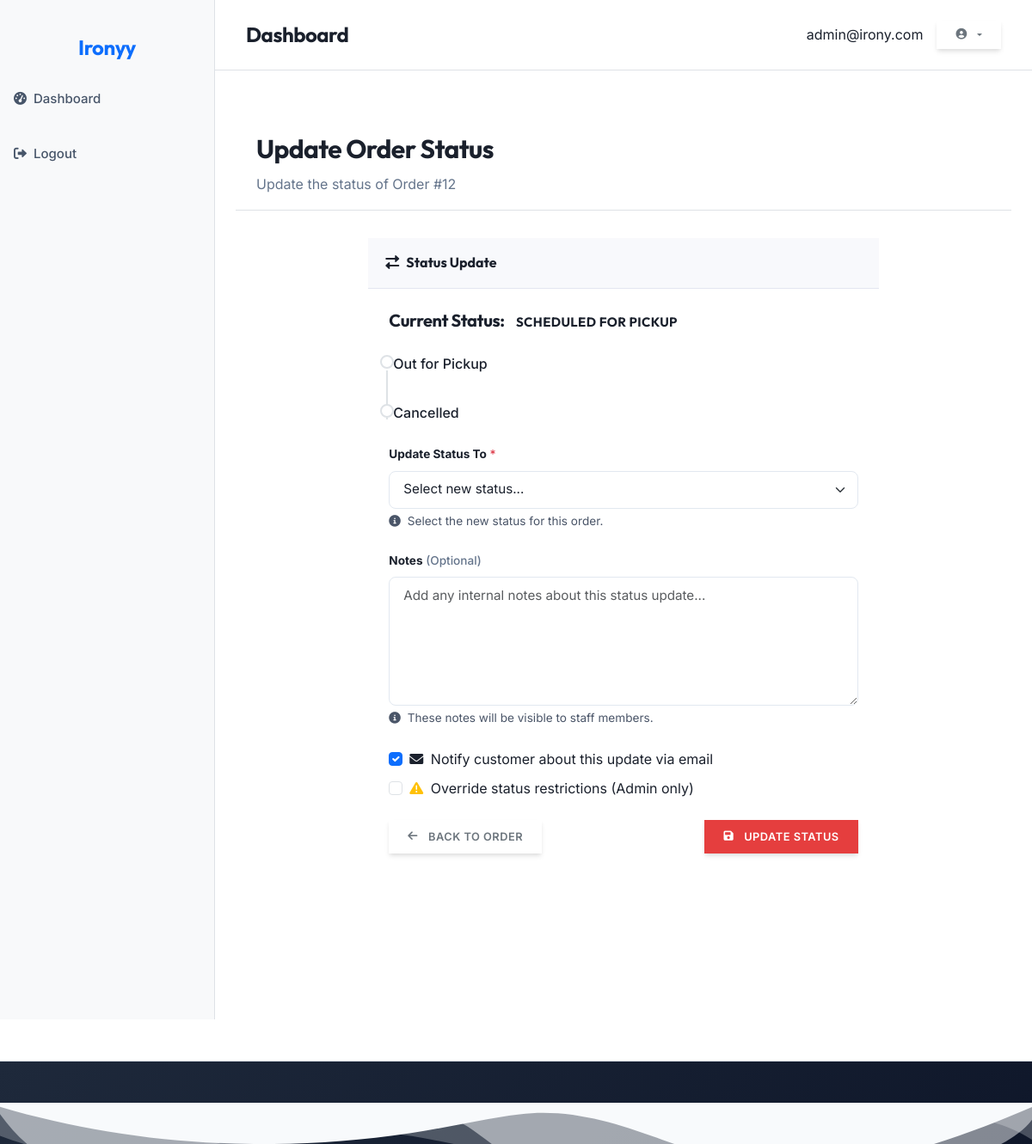
/dashboard/order/12/update-status/ (signed in), run on the app's committed database.
### accounts/models.py (models this page shows, shortened)
class User(AbstractUser):
    class Role(models.TextChoices):
        CUSTOMER = 'CUSTOMER', _('Customer')
        PRESS = 'PRESS', _('Press Person')
        DELIVERY = 'DELIVERY', _('Delivery Partner')
        ADMIN = 'ADMIN', _('Admin')
    username = None
    email = models.EmailField(
        _('email address'),
        unique=True,
        error_messages={
            'unique': _('A user with that email already exists.'),
        },
    )
    role = models.CharField(
        _('user role'),
        max_length=20,
        choices=Role.choices,
        default=Role.CUSTOMER,
        help_text=_('Designates the role of the user in the system.')
    )
    phone_regex = RegexValidator(
        regex=r'^\+?1?\d{9,15}$',
        message=_("Phone number must be entered in the format: '+999999999'. Up to 15 digits allowed.")
    )
    phone_number = models.CharField(
        _('phone number'),
        validators=[phone_regex],
        max_length=17,
        blank=True,
        null=True,
        help_text=_('Enter a valid phone number (e.g., +1234567890)')
    )
    is_active = models.BooleanField(
        _('active'),
        default=True,
        help_text=_(
            'Designates whether this user should be treated as active. '
            'Unselect this instead of deleting accounts.'
        ),
    )
    email_verified = models.BooleanField(
        _('email verified'),
        default=False,
        help_text=_('Designates whether this user has verified their email address.')
    )
    date_joined = models.DateTimeField(_('date joined'), default=timezone.now)
    last_login = models.DateTimeField(_('last login'), blank=True, null=True)
    updated_at = models.DateTimeField(_('updated at'), auto_now=True)
    USERNAME_FIELD = 'email'
    REQUIRED_FIELDS = ['first_name', 'last_name']
    objects = UserManager()
    class Meta(AbstractUser.Meta):
        verbose_name = _('user')
        verbose_name_plural = _('users')
        ordering = ['-date_joined']
        swappable = 'AUTH_USER_MODEL'
        permissions = [
            ('view_dashboard', 'Can view dashboard'),
            ('manage_users', 'Can manage users'),
            ('manage_orders', 'Can manage orders'),
        ]
    def get_full_name(self):
        full_name = f"{self.first_name} {self.last_name}"
        return full_name.strip()
    @property
    def is_customer(self):
        return self.role == self.Role.CUSTOMER
    @property
    def is_press(self):
        return self.role == self.Role.PRESS
    @property
    def is_admin(self):
        return self.role == self.Role.ADMIN or self.is_superuser

### orders/models.py (models this page shows, shortened)
class Order(models.Model):
    class Status(models.TextChoices):
        DRAFT = 'draft', _('Draft')
        PENDING = 'pending', _('Pending Payment')
        CONFIRMED = 'confirmed', _('Confirmed')
        SCHEDULED_FOR_PICKUP = 'scheduled_for_pickup', _('Scheduled for Pickup')
        OUT_FOR_PICKUP = 'out_for_pickup', _('Out for Pickup')
        PICKED_UP = 'picked_up', _('Picked Up')
        PROCESSING = 'processing', _('In Progress')
        READY = 'ready', _('Ready for Delivery')
        OUT_FOR_DELIVERY = 'out_for_delivery', _('Out for Delivery')
        COMPLETED = 'completed', _('Completed')
        CANCELLED = 'cancelled', _('Cancelled')
        REFUNDED = 'refunded', _('Refunded')
        FAILED = 'failed', _('Failed')
    class PaymentStatus(models.TextChoices):
        PENDING = 'pending', _('Pending')
        AUTHORIZED = 'authorized', _('Authorized')
        PAID = 'paid', _('Paid')
        PARTIALLY_REFUNDED = 'partially_refunded', _('Partially Refunded')
        REFUNDED = 'refunded', _('Refunded')
        VOIDED = 'voided', _('Voided')
        FAILED = 'failed', _('Failed')
    class DeliveryType(models.TextChoices):
        PICKUP = 'pickup', _('Pickup')
        DELIVERY = 'delivery', _('Delivery')
    customer = models.ForeignKey(
        User,
        on_delete=models.PROTECT,
        related_name='orders',
        verbose_name=_('customer')
    )
    order_number = models.CharField(
        _('order number'),
        max_length=20,
        unique=True,
        db_index=True
    )
    status = models.CharField(
        _('status'),
        max_length=20,
        choices=Status.choices,
        default=Status.DRAFT,
        db_index=True
    )
    payment_status = models.CharField(
        _('payment status'),
        max_length=20,
        choices=PaymentStatus.choices,
        default=PaymentStatus.PENDING,
        db_index=True
    )
    delivery_type = models.CharField(
        _('delivery type'),
        max_length=10,
        choices=DeliveryType.choices,
        default=DeliveryType.PICKUP
    )
    pickup_address = models.TextField(_('pickup address'), blank=True)
    delivery_address = models.TextField(_('delivery address'), blank=True)
    preferred_pickup_date = models.DateField(_('preferred pickup date'), null=True, blank=True)
    preferred_delivery_date = models.DateField(_('preferred delivery date'), null=True, blank=True)
    subtotal = models.DecimalField(
        _('subtotal'),
        max_digits=10,
        decimal_places=2,
        default=Decimal('0.00')
    )
    tax_amount = models.DecimalField(
        _('tax amount'),
        max_digits=10,
        decimal_places=2,
        default=Decimal('0.00')
    )
    shipping_cost = models.DecimalField(
        _('shipping cost'),
        max_digits=10,
        decimal_places=2,
        default=Decimal('0.00')
    )
    discount_amount = models.DecimalField(
        _('discount amount'),
        max_digits=10,
        decimal_places=2,
        default=Decimal('0.00')
    )
    total_amount = models.DecimalField(
        _('total amount'),
        max_digits=10,
        decimal_places=2,
        default=Decimal('0.00')
    )
    assigned_staff = models.ForeignKey(
        User,
        on_delete=models.SET_NULL,
        null=True,
        blank=True,
        related_name='assigned_orders',
        verbose_name=_('assigned staff')
    )
    delivery_person = models.ForeignKey(
        User,
        on_delete=models.SET_NULL,
        null=True,
        blank=True,
        related_name='delivery_orders',
        verbose_name=_('delivery person')
    )
    created_at = models.DateTimeField(_('created at'), auto_now_add=True)
    updated_at = models.DateTimeField(_('updated at'), auto_now=True)
    confirmed_at = models.DateTimeField(_('confirmed at'), null=True, blank=True)
    completed_at = models.DateTimeField(_('completed at'), null=True, blank=True)
    cancelled_at = models.DateTimeField(_('cancelled at'), null=True, blank=True)
    special_instructions = models.TextField(_('special instructions'), blank=True)
    internal_notes = models.TextField(_('internal notes'), blank=True)
    cancellation_reason = models.TextField(_('cancellation reason'), blank=True)
    payment_method = models.CharField(_('payment method'), max_length=50, blank=True)
    payment_reference = models.CharField(_('payment reference'), max_length=100, blank=True)
    payment_date = models.DateTimeField(_('payment date'), null=True, blank=True)
    class Meta:
        ordering = ['-created_at']

### dashboard/views.py (the view, shortened to what this page needs)
# urls.py: path('order/<int:pk>/update-status/', views.UpdateOrderStatusView.as_view(), name='update_order_status'),
class UpdateOrderStatusView(LoginRequiredMixin, UserPassesTestMixin, DetailView):
    model = Order
    template_name = 'dashboard/update_order_status.html'
    context_object_name = 'order'
    def test_func(self):
        user = self.request.user
        if user.is_admin:
            return True
    def get_context_data(self, **kwargs):
        context = super().get_context_data(**kwargs)
        order = self.get_object()
        valid_transitions = {
            Order.Status.DRAFT: [Order.Status.CONFIRMED, Order.Status.CANCELLED],
            Order.Status.PENDING: [Order.Status.CONFIRMED, Order.Status.CANCELLED],
            Order.Status.CONFIRMED: [Order.Status.SCHEDULED_FOR_PICKUP, Order.Status.CANCELLED],
            Order.Status.SCHEDULED_FOR_PICKUP: [Order.Status.OUT_FOR_PICKUP, Order.Status.CANCELLED],
            Order.Status.OUT_FOR_PICKUP: [Order.Status.PICKED_UP, Order.Status.CANCELLED],
            Order.Status.PICKED_UP: [Order.Status.PROCESSING, Order.Status.CANCELLED],
            Order.Status.PROCESSING: [Order.Status.READY, Order.Status.CANCELLED],
            Order.Status.READY: [Order.Status.OUT_FOR_DELIVERY, Order.Status.CANCELLED],
            Order.Status.OUT_FOR_DELIVERY: [Order.Status.COMPLETED, Order.Status.CANCELLED],
        }
        valid_next_statuses = valid_transitions.get(order.status, [])
        status_choices = [(status, Order.Status(status).label) for status in valid_next_statuses]
        from accounts.models import User
        press_staff = User.objects.filter(role=User.Role.PRESS)
        delivery_partners = User.objects.filter(role=User.Role.DELIVERY)
        context['status_choices'] = status_choices
        context['press_staff'] = press_staff
        context['delivery_partners'] = delivery_partners
        context['all_statuses'] = Order.Status.choices
        return context

### templates/dashboard/update_order_status.html (shortened to what this page needs)
{% extends 'dashboard/base_dashboard.html' %}
{% block dashboard_content %}
<div class="dashboard-header">
    <h2>Update Order Status</h2>
    <p class="text-muted mb-0">Update the status of Order #{{ order.id }}</p>
</div>
<div class="row justify-content-center">
    <div class="col-lg-8">
        <div class="dashboard-card">
            <div class="card-header">
                <i class="fas fa-exchange-alt me-2"></i>Status Update
            </div>
            <div class="card-body">
                <form method="post">
                    <div class="mb-4">
                        <h5 class="mb-3">Current Status:
                            <span class="status-badge status-{{ order.status|lower|slugify }}">
                                {{ order.get_status_display }}
                            </span>
                        </h5>
                        <div class="status-timeline mt-4">
                            {% for status_choice in status_choices %}
                            <div class="status-step {% if status_choice.0 == order.status %}active{% endif %}">
                                <div class="status-indicator">
                                    <div class="status-dot"></div>
                                    {% if not forloop.last %}<div class="status-line"></div>{% endif %}
                                </div>
                                <div class="status-info">
                                    <div class="status-title">{{ status_choice.1 }}</div>
                                </div>
                            </div>
                            {% endfor %}
                        </div>
                    </div>
                    <div class="mb-4">
                        <label for="id_status" class="form-label">
                            <strong>Update Status To</strong>
                            <span class="text-danger">*</span>
                        </label>
                        <select name="status" class="form-select" id="id_status" required>
                            <option value="">Select new status...</option>
                        </select>
                        <div class="form-text">
                            <i class="fas fa-info-circle me-1"></i>
                            Select the new status for this order.
                        </div>
                    </div>
                    <div class="mb-4">
                        <label for="id_notes" class="form-label">
                            <strong>Notes</strong>
                            <span class="text-muted">(Optional)</span>
                        </label>
                        <textarea name="notes" class="form-control" id="id_notes" rows="3"
                            placeholder="Add any internal notes about this status update..."></textarea>
                        <div class="form-text">
                            <i class="fas fa-info-circle me-1"></i>
                            These notes will be visible to staff members.
                        </div>
                    </div>
                    <div class="mb-4">
                        <div class="form-check">
                            <input class="form-check-input" type="checkbox" id="notify_customer" name="notify_customer"
                                checked>
                            <label class="form-check-label" for="notify_customer">
                                <i class="fas fa-envelope me-1"></i>
                                Notify customer about this update via email
                            </label>
                        </div>
                        {% if user.is_admin %}
                        <div class="form-check mt-2">
                            <input class="form-check-input" type="checkbox" id="override_restrictions"
                                name="override_restrictions">
                            <label class="form-check-label" for="override_restrictions">
                                <i class="fas fa-exclamation-triangle text-warning me-1"></i>
                                Override status restrictions (Admin only)
                            </label>
                        </div>
                        {% endif %}
                    </div>
                    <div class="d-flex justify-content-between">
                        <a href="{% url 'dashboard:order_detail' order.pk %}" class="btn btn-outline-secondary">
                            <i class="fas fa-arrow-left me-1"></i> Back to Order
                        </a>
                        <button type="submit" class="btn btn-primary">
                            <i class="fas fa-save me-1"></i> Update Status
                        </button>
                    </div>
                </form>
            </div>
        </div>
    </div>
</div>
{% endblock %}

### templates/dashboard/base_dashboard.html (shortened to what this page needs)
{% extends 'base.html' %}
{% load static %}
{% block content %}
{% block dashboard_layout %}
<div class="dashboard-layout">
    <div class="dashboard-sidebar">
        <div class="text-center my-4">
            <h4 class="text-primary">Ironyy</h4>
        </div>
        <ul class="nav flex-column">
            <li class="nav-item">
                <a class="nav-link {% if request.resolver_match.url_name == 'home' %}active{% endif %}"
                   href="{% url 'dashboard:home' %}">
                    <i class="fas fa-tachometer-alt me-2"></i>Dashboard
                </a>
            </li>
            <li class="nav-item mt-4">
                <a class="nav-link text-danger" href="{% url 'account_logout' %}">
                    <i class="fas fa-sign-out-alt me-2"></i>Logout
                </a>
            </li>
        </ul>
    </div>
    <div class="dashboard-main">
        <div class="dashboard-header">
            <div class="container-fluid">
                <div class="d-flex justify-content-between align-items-center py-2">
                    <h4 class="mb-0">{% block page_title %}Dashboard{% endblock %}</h4>
                    <div class="d-flex align-items-center">
                        <span class="me-3">{{ user.get_full_name|default:user.email }}</span>
                        <div class="dropdown">
                            <button class="btn btn-sm btn-outline-secondary dropdown-toggle" type="button" id="userDropdown" data-bs-toggle="dropdown" aria-expanded="false">
                                <i class="fas fa-user-circle"></i>
                            </button>
                        </div>
                    </div>
                </div>
            </div>
        </div>
        <div class="dashboard-content">
            {% block dashboard_content %}{% endblock %}
        </div>
    </div>
</div>
{% endblock %}{% endblock %}

### data on the page
User: get_full_name "admin@irony.com"
Order: id "12", status "SCHEDULED FOR PICKUP"

### other printed values
{{ status_choice.1 }} "Out for Pickup" "Cancelled"
